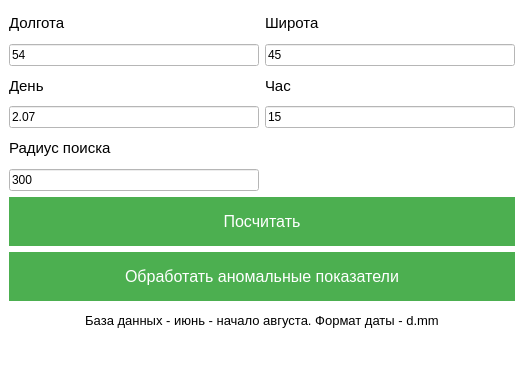
<?xml version="1.0" encoding="UTF-8"?>
<ui version="4.0">
 <class>MainWindow</class>
 <widget class="QMainWindow" name="MainWindow">
  <property name="geometry">
   <rect>
    <x>0</x>
    <y>0</y>
    <width>524</width>
    <height>366</height>
   </rect>
  </property>
  <property name="windowTitle">
   <string>MainWindow</string>
  </property>
  <property name="styleSheet">
   <string notr="true">background-color: #FFFFFF;</string>
  </property>
  <widget class="QWidget" name="centralwidget">
   <layout class="QGridLayout" name="gridLayout">
    <item row="0" column="0">
     <widget class="QLabel" name="label_2">
      <property name="styleSheet">
       <string notr="true">color: black;</string>
      </property>
      <property name="text">
       <string>&lt;html&gt;&lt;head/&gt;&lt;body&gt;&lt;p&gt;&lt;span style=&quot; font-size:11pt;&quot;&gt;Долгота&lt;/span&gt;&lt;/p&gt;&lt;/body&gt;&lt;/html&gt;</string>
      </property>
     </widget>
    </item>
    <item row="2" column="1">
     <widget class="QLabel" name="label_4">
      <property name="font">
       <font>
        <pointsize>11</pointsize>
       </font>
      </property>
      <property name="text">
       <string>Час</string>
      </property>
     </widget>
    </item>
    <item row="7" column="0" colspan="2">
     <widget class="QPushButton" name="pushButton">
      <property name="font">
       <font>
        <pointsize>-1</pointsize>
        <underline>false</underline>
        <strikeout>false</strikeout>
       </font>
      </property>
      <property name="styleSheet">
       <string notr="true">QPushButton {
background-color: #4CAF50; /* Green */
    border: none;
    color: white;
    padding: 15px 32px;
    text-align: center;
    text-decoration: none;
    display: inline-block;
    font-size: 16px;
}
QPushButton:hover {
background-color: #76C479;
    border: none;
    color: white;
    padding: 13px 30px;
    text-align: center;
    text-decoration: none;
    display: inline-block;
    font-size: 16px;
}
QPushButton:pressed {
background-color: #3D8C40;
    border: none;
    color: white;
    padding: 15px 32px;
    text-align: center;
    text-decoration: none;
    display: inline-block;
    font-size: 16px;
}</string>
      </property>
      <property name="text">
       <string>Посчитать</string>
      </property>
     </widget>
    </item>
    <item row="1" column="0">
     <widget class="QLineEdit" name="latitude">
      <property name="text">
       <string>54</string>
      </property>
     </widget>
    </item>
    <item row="6" column="0">
     <widget class="QLineEdit" name="radius">
      <property name="text">
       <string>300</string>
      </property>
     </widget>
    </item>
    <item row="3" column="0">
     <widget class="QLineEdit" name="day">
      <property name="text">
       <string>2.07</string>
      </property>
     </widget>
    </item>
    <item row="0" column="1">
     <widget class="QLabel" name="label">
      <property name="styleSheet">
       <string notr="true">color: black;</string>
      </property>
      <property name="text">
       <string>&lt;html&gt;&lt;head/&gt;&lt;body&gt;&lt;p&gt;&lt;span style=&quot; font-size:11pt;&quot;&gt;Широта&lt;/span&gt;&lt;/p&gt;&lt;/body&gt;&lt;/html&gt;</string>
      </property>
     </widget>
    </item>
    <item row="1" column="1">
     <widget class="QLineEdit" name="longitude">
      <property name="text">
       <string>45</string>
      </property>
     </widget>
    </item>
    <item row="2" column="0">
     <widget class="QLabel" name="label_3">
      <property name="font">
       <font>
        <pointsize>11</pointsize>
       </font>
      </property>
      <property name="text">
       <string>День</string>
      </property>
     </widget>
    </item>
    <item row="3" column="1">
     <widget class="QLineEdit" name="hour">
      <property name="text">
       <string>15</string>
      </property>
     </widget>
    </item>
    <item row="9" column="0" colspan="2">
     <widget class="QLabel" name="label_5">
      <property name="font">
       <font>
        <pointsize>10</pointsize>
       </font>
      </property>
      <property name="text">
       <string>&lt;html&gt;&lt;head/&gt;&lt;body&gt;&lt;p align=&quot;center&quot;&gt;База данных - июнь - начало августа. Формат даты - d.mm&lt;/p&gt;&lt;/body&gt;&lt;/html&gt;</string>
      </property>
     </widget>
    </item>
    <item row="8" column="0" colspan="2">
     <widget class="QPushButton" name="pushButton_2">
      <property name="font">
       <font>
        <pointsize>-1</pointsize>
        <underline>false</underline>
        <strikeout>false</strikeout>
       </font>
      </property>
      <property name="styleSheet">
       <string notr="true">QPushButton {
background-color: #4CAF50; /* Green */
    border: none;
    color: white;
    padding: 15px 32px;
    text-align: center;
    text-decoration: none;
    display: inline-block;
    font-size: 16px;
}
QPushButton:hover {
background-color: #76C479;
    border: none;
    color: white;
    padding: 13px 30px;
    text-align: center;
    text-decoration: none;
    display: inline-block;
    font-size: 16px;
}
QPushButton:pressed {
background-color: #3D8C40;
    border: none;
    color: white;
    padding: 15px 32px;
    text-align: center;
    text-decoration: none;
    display: inline-block;
    font-size: 16px;
}</string>
      </property>
      <property name="text">
       <string>Обработать аномальные показатели</string>
      </property>
     </widget>
    </item>
    <item row="5" column="0">
     <widget class="QLabel" name="label_6">
      <property name="text">
       <string>&lt;html&gt;&lt;head/&gt;&lt;body&gt;&lt;p&gt;&lt;span style=&quot; font-size:11pt;&quot;&gt;Радиус поиска&lt;/span&gt;&lt;/p&gt;&lt;/body&gt;&lt;/html&gt;</string>
      </property>
     </widget>
    </item>
   </layout>
  </widget>
  <widget class="QMenuBar" name="menubar">
   <property name="geometry">
    <rect>
     <x>0</x>
     <y>0</y>
     <width>524</width>
     <height>22</height>
    </rect>
   </property>
  </widget>
  <widget class="QStatusBar" name="statusbar"/>
 </widget>
 <resources/>
 <connections/>
</ui>
